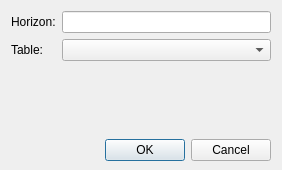
<?xml version="1.0" encoding="UTF-8"?>
<ui version="4.0">
 <class>TableToHorizonDialog</class>
 <widget class="QDialog" name="TableToHorizonDialog">
  <property name="geometry">
   <rect>
    <x>0</x>
    <y>0</y>
    <width>282</width>
    <height>170</height>
   </rect>
  </property>
  <property name="sizePolicy">
   <sizepolicy hsizetype="Preferred" vsizetype="Minimum">
    <horstretch>0</horstretch>
    <verstretch>0</verstretch>
   </sizepolicy>
  </property>
  <property name="minimumSize">
   <size>
    <width>0</width>
    <height>50</height>
   </size>
  </property>
  <property name="windowTitle">
   <string>Dialog</string>
  </property>
  <layout class="QVBoxLayout" name="verticalLayout">
   <property name="bottomMargin">
    <number>9</number>
   </property>
   <item>
    <layout class="QGridLayout" name="gridLayout">
     <item row="0" column="0">
      <widget class="QLabel" name="label_4">
       <property name="text">
        <string>Horizon:</string>
       </property>
      </widget>
     </item>
     <item row="0" column="1">
      <widget class="QLineEdit" name="leHorizon"/>
     </item>
     <item row="1" column="0">
      <widget class="QLabel" name="label_2">
       <property name="text">
        <string>Table:</string>
       </property>
      </widget>
     </item>
     <item row="1" column="1">
      <widget class="QComboBox" name="cbTable">
       <property name="minimumSize">
        <size>
         <width>200</width>
         <height>0</height>
        </size>
       </property>
      </widget>
     </item>
    </layout>
   </item>
   <item>
    <spacer name="verticalSpacer">
     <property name="orientation">
      <enum>Qt::Vertical</enum>
     </property>
     <property name="sizeHint" stdset="0">
      <size>
       <width>20</width>
       <height>48</height>
      </size>
     </property>
    </spacer>
   </item>
   <item>
    <widget class="QDialogButtonBox" name="buttonBox">
     <property name="orientation">
      <enum>Qt::Horizontal</enum>
     </property>
     <property name="standardButtons">
      <set>QDialogButtonBox::Cancel|QDialogButtonBox::Ok</set>
     </property>
    </widget>
   </item>
  </layout>
 </widget>
 <resources/>
 <connections>
  <connection>
   <sender>buttonBox</sender>
   <signal>accepted()</signal>
   <receiver>TableToHorizonDialog</receiver>
   <slot>accept()</slot>
   <hints>
    <hint type="sourcelabel">
     <x>257</x>
     <y>665</y>
    </hint>
    <hint type="destinationlabel">
     <x>157</x>
     <y>274</y>
    </hint>
   </hints>
  </connection>
  <connection>
   <sender>buttonBox</sender>
   <signal>rejected()</signal>
   <receiver>TableToHorizonDialog</receiver>
   <slot>reject()</slot>
   <hints>
    <hint type="sourcelabel">
     <x>325</x>
     <y>665</y>
    </hint>
    <hint type="destinationlabel">
     <x>286</x>
     <y>274</y>
    </hint>
   </hints>
  </connection>
 </connections>
</ui>
